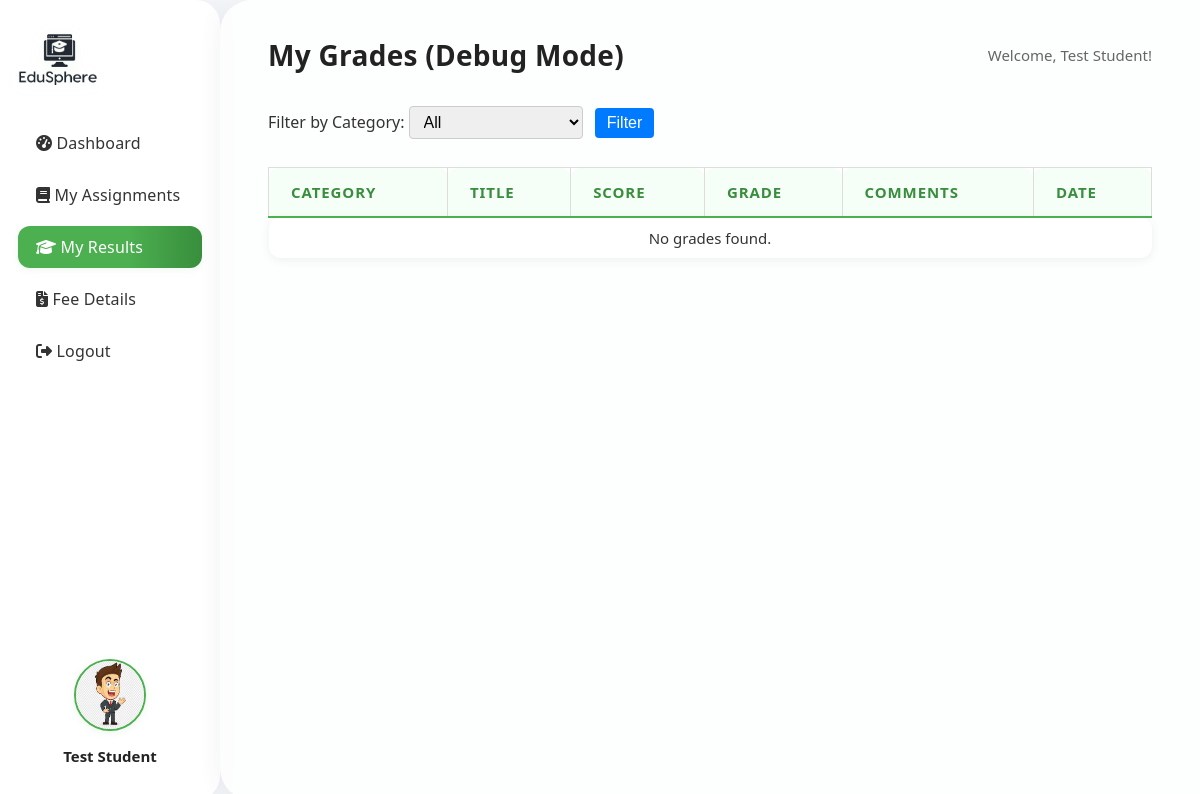
Before: /dashboards/student/results.php with the older database file.
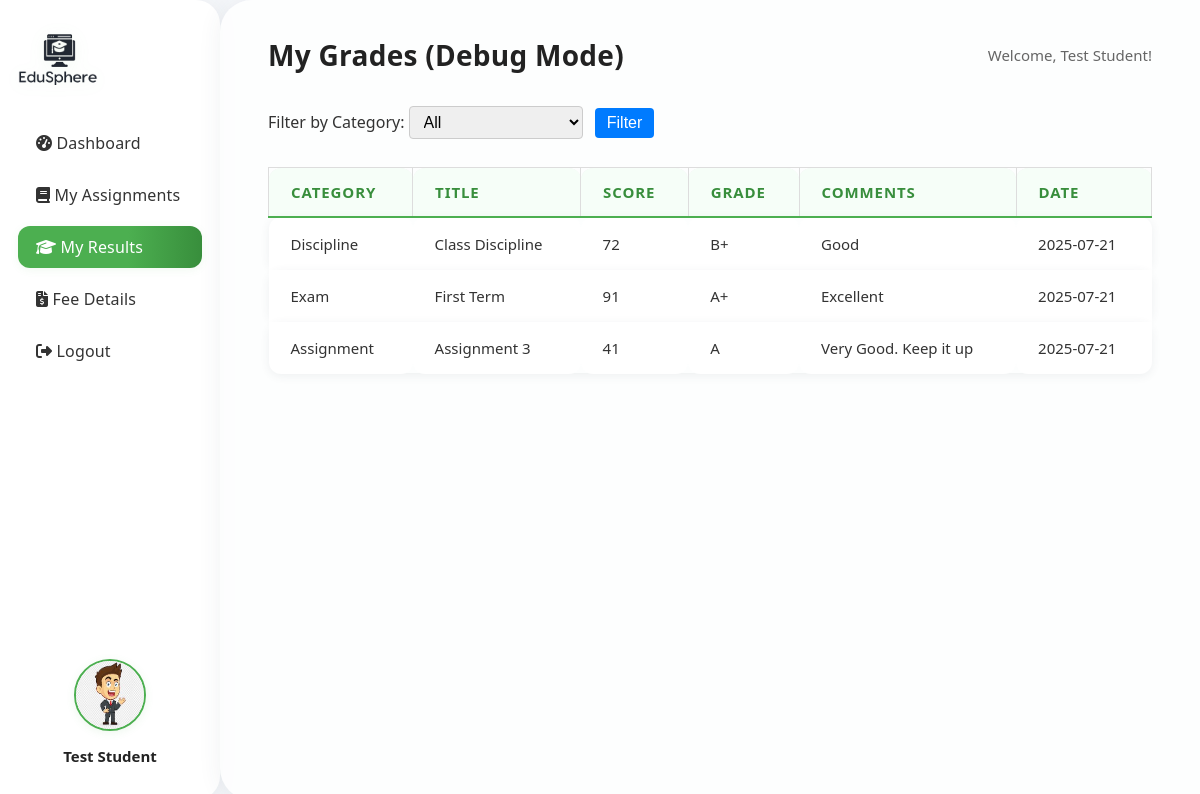
After: the same page with the newer database file.
### tables this page shows
CREATE TABLE `grades` (
  `id` int(11) NOT NULL,
  `student_id` int(11) NOT NULL,
  `category` enum('Assignment','Exam','Discipline','Classroom Activity') NOT NULL,
  `title` varchar(255) NOT NULL,
  `score` varchar(50) NOT NULL,
  `grade` varchar(10) DEFAULT NULL,
  `comments` text DEFAULT NULL,
  `date_added` timestamp NOT NULL DEFAULT current_timestamp()
);

### dashboards/student/results.php (the view, shortened to what this page needs)
<?php
require_once '../../includes/db.php';
$student_id = $_SESSION['student_id'];
$student_name = $_SESSION['student_name'] ?? 'Student';
$selected_category = $_GET['category'] ?? 'All';
$sql = "SELECT category, title, score, grade, comments, date_added FROM grades WHERE student_id = :student_id";
$params = [':student_id' => $student_id];
$sql .= " ORDER BY date_added DESC";
$stmt = $conn->prepare($sql);
$stmt->execute($params);
$results = $stmt->fetchAll(PDO::FETCH_ASSOC);
?>
<!DOCTYPE html>
<html lang="en">
<head>
  <link rel="stylesheet" href="../../assets/css/dashboard.css" />
  <link rel="stylesheet" href="https://cdnjs.cloudflare.com/ajax/libs/font-awesome/6.5.0/css/all.min.css" />
</head>
<body>
  <div class="container">
    <aside class="sidebar">
      <div class="logo">
        <img src="../../assets/img/logo.png" alt="Logo" width="30" />
      </div>
      <nav class="nav">
        <a href="dashboard.php"><i class="fas fa-tachometer-alt"></i> Dashboard</a>
        <a href="assignments.php"><i class="fas fa-book"></i> My Assignments</a>
        <a href="results.php" class="active"><i class="fas fa-graduation-cap"></i> My Results</a>
        <a href="fees.php"><i class="fas fa-file-invoice-dollar"></i> Fee Details</a>
        <a href="/edusphere/auth/logout.php" class="logout"><i class="fas fa-sign-out-alt"></i> Logout</a>
      </nav>
      <div class="profile">
        <img src="../../assets/img/user.jpg" alt="Student" />
        <div class="name"><?= htmlspecialchars($student_name) ?></div>
      </div>
    </aside>
    <main class="main">
      <header class="header">
        <h2>My Grades (Debug Mode)</h2>
        <p>Welcome, <?= htmlspecialchars($student_name) ?>!</p>
      </header>
      <section class="content">
        <form method="GET" class="filter-form">
          <label for="category">Filter by Category: </label>
          <select name="category" id="category" class="filter-select">
            <option value="All" <?= $selected_category === 'All' ? 'selected' : '' ?>>All</option>
          </select>
          <button type="submit" class="filter-btn">Filter</button>
        </form>
        <table class="performance-table">
          <thead>
            <tr>
              <th>Category</th>
              <th>Title</th>
              <th>Score</th>
              <th>Grade</th>
              <th>Comments</th>
              <th>Date</th>
            </tr>
          </thead>
          <tbody>
            <?php if (empty($results)): ?>
              <tr><td colspan="6" style="text-align:center; padding:10px;">No grades found.</td></tr>
            <?php else: ?>
              <?php foreach ($results as $row): ?>
                <tr>
                  <td><?= htmlspecialchars($row['category']) ?></td>
                  <td><?= htmlspecialchars($row['title']) ?></td>
                  <td><?= htmlspecialchars($row['score']) ?></td>
                  <td><?= htmlspecialchars($row['grade']) ?></td>
                  <td><?= htmlspecialchars($row['comments']) ?></td>
                  <td><?= htmlspecialchars(date('Y-m-d', strtotime($row['date_added']))) ?></td>
                </tr>
              <?php endforeach; ?>
            <?php endif; ?>
          </tbody>
        </table>
      </section>
    </main>
  </div>
</body>
</html>

### assets/css/dashboard.css (style rules this page uses)
*, *::before, *::after { margin: 0; padding: 0; box-sizing: border-box; }
body { font-family: "Inter", sans-serif; background: linear-gradient(to right, #eafbf1, #e6f0ff); color: #2c2c2c; display: flex; height: 100vh; overflow: hidden; transition: background 0.3s ease, color 0.3s ease; }
.container { display: flex; width: 100%; height: 100vh; }
.sidebar { background: #fff; width: 220px; min-width: 200px; padding: 32px 18px; box-shadow: 0 2px 24px rgba(60, 72, 88, 0.07); display: flex; flex-direction: column; justify-content: space-between; border-radius: 0 24px 24px 0; transition: box-shadow 0.3s; }
.logo img { width: 80px; margin-bottom: 32px; filter: drop-shadow(0 2px 8px rgba(76,175,80,0.08)); }
.nav { display: flex; flex-direction: column; gap: 8px; }
.nav a, .nav-link { text-decoration: none; font-size: 16px; color: #333; padding: 10px 18px; border-radius: 12px; transition: background 0.2s, color 0.2s, box-shadow 0.2s; font-weight: 500; letter-spacing: 0.01em; margin-bottom: 2px; }
.nav a.active, .nav-link.active, .nav a:hover, .nav-link:hover { background: linear-gradient(90deg, #4caf50 60%, #388e3c 100%); color: #fff; box-shadow: 0 2px 8px rgba(76,175,80,0.08); }
.profile { text-align: center; margin-top: auto; user-select: none; padding-top: 24px; }
.profile img { width: 72px; height: 72px; border-radius: 50%; border: 2px solid #4caf50; box-shadow: 0 2px 8px rgba(76,175,80,0.10); margin-bottom: 10px; transition: transform 0.2s, box-shadow 0.2s; }
.profile .name { font-weight: 600; font-size: 15px; color: #222; margin-bottom: 2px; }
.main { flex: 1; background: rgba(255,255,255,0.85); padding: 36px 48px; border-radius: 32px 0 0 32px; overflow-y: auto; min-height: 100vh; box-sizing: border-box; box-shadow: 0 2px 24px rgba(60, 72, 88, 0.07); transition: background 0.3s; }
.header { display: flex; justify-content: space-between; align-items: center; margin-bottom: 32px; }
.header h2 { color: #222; font-size: 28px; font-weight: 800; letter-spacing: 0.01em; }
.header p { font-size: 15px; color: #666; font-weight: 400; }
.performance-table { width: 100%; border-collapse: separate; border-spacing: 0 10px; margin-top: 28px; font-size: 15px; color: #333; background: transparent; }
.performance-table thead tr { background: #f6fef8; }
.performance-table thead th { padding: 14px 22px; font-weight: 700; color: #388e3c; border-bottom: 2px solid #4caf50; letter-spacing: 0.06em; text-transform: uppercase; text-align: left; background: #f6fef8; border-radius: 12px 12px 0 0; }
.performance-table tbody tr { background: #fff; box-shadow: 0 2px 10px rgba(60, 72, 88, 0.08); border-radius: 12px; transition: transform 0.18s, box-shadow 0.18s; cursor: default; }
.performance-table tbody td { padding: 16px 22px; border: none; background: transparent; }
.performance-table tbody tr:first-child td { border-top-left-radius: 12px; border-top-right-radius: 12px; }
.performance-table tbody tr:last-child td { border-bottom-left-radius: 12px; border-bottom-right-radius: 12px; }
body { background: #f5f7fa !important; font-family: "Segoe UI", Tahoma, Geneva, Verdana, sans-serif !important; margin: 0 !important; padding: 0 !important; height: 100vh; display: flex !important; justify-content: center !important; align-items: center !important; color: #333 !important; }

### dashboards/student/results.php (style rules this page uses)
.performance-table { width: 100%; border-collapse: collapse; }
.performance-table th, .performance-table td { border: 1px solid #ddd; padding: 8px; text-align: left; }
.performance-table thead tr { background-color: #f2f2f2; }
.filter-form { margin-bottom: 15px; }
.filter-select { padding: 6px 10px; font-size: 1rem; border: 1px solid #ccc; border-radius: 4px; }
.filter-btn { background-color: #007bff; border: none; color: white; padding: 6px 12px; font-size: 1rem; border-radius: 4px; cursor: pointer; margin-left: 8px; }

Changed rows visible on the page:
added grades: category "Discipline", title "Class Discipline", score "72", grade "B+", comments "Good", date_added "2025-07-21"
added grades: category "Exam", title "First Term", score "91", grade "A+", comments "Excellent", date_added "2025-07-21"
added grades: category "Assignment", title "Assignment 3", score "41", grade "A", comments "Very Good. Keep it up", date_added "2025-07-21"
Other visible differences:
text no longer shown: "No grades found."
